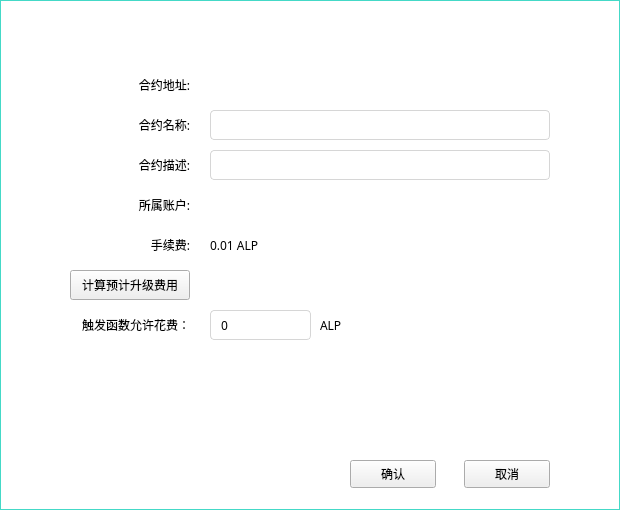
<?xml version="1.0" encoding="UTF-8"?>
<ui version="4.0">
 <class>UpgradeDialog</class>
 <widget class="QDialog" name="UpgradeDialog">
  <property name="geometry">
   <rect>
    <x>0</x>
    <y>0</y>
    <width>620</width>
    <height>510</height>
   </rect>
  </property>
  <property name="font">
   <font>
    <family>微软雅黑</family>
   </font>
  </property>
  <property name="windowTitle">
   <string>Dialog</string>
  </property>
  <property name="styleSheet">
   <string notr="true">#UpgradeDialog{border:1px solid rgb(68,217,199);background-color:white;}
QLineEdit{border:1px solid rgb(214,214,214);border-radius:4px;padding: 0px 8px 0px 8px;font: 12px &quot;微软雅黑&quot;;}
QLabel{font: 12px &quot;微软雅黑&quot;;}</string>
  </property>
  <widget class="QLabel" name="label_2">
   <property name="geometry">
    <rect>
     <x>50</x>
     <y>110</y>
     <width>140</width>
     <height>30</height>
    </rect>
   </property>
   <property name="text">
    <string>合约名称:</string>
   </property>
   <property name="alignment">
    <set>Qt::AlignRight|Qt::AlignTrailing|Qt::AlignVCenter</set>
   </property>
  </widget>
  <widget class="QLabel" name="label_3">
   <property name="geometry">
    <rect>
     <x>50</x>
     <y>150</y>
     <width>140</width>
     <height>30</height>
    </rect>
   </property>
   <property name="text">
    <string>合约描述:</string>
   </property>
   <property name="alignment">
    <set>Qt::AlignRight|Qt::AlignTrailing|Qt::AlignVCenter</set>
   </property>
  </widget>
  <widget class="QLabel" name="label_4">
   <property name="geometry">
    <rect>
     <x>50</x>
     <y>230</y>
     <width>140</width>
     <height>30</height>
    </rect>
   </property>
   <property name="text">
    <string>手续费:</string>
   </property>
   <property name="alignment">
    <set>Qt::AlignRight|Qt::AlignTrailing|Qt::AlignVCenter</set>
   </property>
  </widget>
  <widget class="QLabel" name="label_5">
   <property name="geometry">
    <rect>
     <x>210</x>
     <y>230</y>
     <width>120</width>
     <height>30</height>
    </rect>
   </property>
   <property name="text">
    <string>0.01 ALP</string>
   </property>
  </widget>
  <widget class="QToolButton" name="okBtn">
   <property name="geometry">
    <rect>
     <x>350</x>
     <y>460</y>
     <width>86</width>
     <height>28</height>
    </rect>
   </property>
   <property name="font">
    <font>
     <family>微软雅黑</family>
     <pointsize>9</pointsize>
     <weight>50</weight>
     <italic>false</italic>
     <bold>false</bold>
    </font>
   </property>
   <property name="styleSheet">
    <string notr="true">font: 9pt &quot;微软雅黑&quot;;</string>
   </property>
   <property name="text">
    <string>确认</string>
   </property>
  </widget>
  <widget class="QToolButton" name="cancelBtn">
   <property name="geometry">
    <rect>
     <x>464</x>
     <y>460</y>
     <width>86</width>
     <height>28</height>
    </rect>
   </property>
   <property name="font">
    <font>
     <family>微软雅黑</family>
     <pointsize>9</pointsize>
     <weight>50</weight>
     <italic>false</italic>
     <bold>false</bold>
    </font>
   </property>
   <property name="styleSheet">
    <string notr="true">font: 9pt &quot;微软雅黑&quot;;</string>
   </property>
   <property name="text">
    <string>取消</string>
   </property>
  </widget>
  <widget class="QLabel" name="label_6">
   <property name="geometry">
    <rect>
     <x>50</x>
     <y>190</y>
     <width>140</width>
     <height>30</height>
    </rect>
   </property>
   <property name="text">
    <string>所属账户:</string>
   </property>
   <property name="alignment">
    <set>Qt::AlignRight|Qt::AlignTrailing|Qt::AlignVCenter</set>
   </property>
  </widget>
  <widget class="QLabel" name="ownerAccountLabel">
   <property name="geometry">
    <rect>
     <x>210</x>
     <y>190</y>
     <width>320</width>
     <height>30</height>
    </rect>
   </property>
   <property name="text">
    <string/>
   </property>
  </widget>
  <widget class="QLabel" name="label_8">
   <property name="geometry">
    <rect>
     <x>50</x>
     <y>70</y>
     <width>140</width>
     <height>30</height>
    </rect>
   </property>
   <property name="text">
    <string>合约地址:</string>
   </property>
   <property name="alignment">
    <set>Qt::AlignRight|Qt::AlignTrailing|Qt::AlignVCenter</set>
   </property>
  </widget>
  <widget class="QLabel" name="addressLabel">
   <property name="geometry">
    <rect>
     <x>210</x>
     <y>70</y>
     <width>381</width>
     <height>30</height>
    </rect>
   </property>
   <property name="text">
    <string/>
   </property>
   <property name="textInteractionFlags">
    <set>Qt::LinksAccessibleByMouse|Qt::TextSelectableByMouse</set>
   </property>
  </widget>
  <widget class="QLineEdit" name="nameLineEdit">
   <property name="geometry">
    <rect>
     <x>210</x>
     <y>110</y>
     <width>340</width>
     <height>30</height>
    </rect>
   </property>
  </widget>
  <widget class="QLineEdit" name="descriptionLineEdit">
   <property name="geometry">
    <rect>
     <x>210</x>
     <y>150</y>
     <width>340</width>
     <height>30</height>
    </rect>
   </property>
  </widget>
  <widget class="QLabel" name="label_7">
   <property name="geometry">
    <rect>
     <x>20</x>
     <y>5</y>
     <width>81</width>
     <height>30</height>
    </rect>
   </property>
   <property name="font">
    <font>
     <family>微软雅黑</family>
     <pointsize>-1</pointsize>
     <weight>50</weight>
     <italic>false</italic>
     <bold>false</bold>
    </font>
   </property>
   <property name="styleSheet">
    <string notr="true">font: 14px &quot;微软雅黑&quot;;
color: rgb(255, 255, 255);</string>
   </property>
   <property name="text">
    <string>升级合约</string>
   </property>
  </widget>
  <widget class="QToolButton" name="closeBtn">
   <property name="geometry">
    <rect>
     <x>589</x>
     <y>12</y>
     <width>16</width>
     <height>16</height>
    </rect>
   </property>
   <property name="font">
    <font>
     <family>微软雅黑</family>
    </font>
   </property>
   <property name="cursor">
    <cursorShape>PointingHandCursor</cursorShape>
   </property>
   <property name="styleSheet">
    <string notr="true">QToolButton{background-image:url(:pic2/close5.png);background-repeat: repeat-xy;background-position: center;background-attachment: fixed;background-clip: padding;border-style: flat;}</string>
   </property>
   <property name="text">
    <string/>
   </property>
  </widget>
  <widget class="QToolButton" name="estimateBtn">
   <property name="geometry">
    <rect>
     <x>70</x>
     <y>270</y>
     <width>120</width>
     <height>30</height>
    </rect>
   </property>
   <property name="font">
    <font>
     <family>微软雅黑</family>
     <pointsize>9</pointsize>
     <weight>50</weight>
     <italic>false</italic>
     <bold>false</bold>
    </font>
   </property>
   <property name="styleSheet">
    <string notr="true">font: 9pt &quot;微软雅黑&quot;;</string>
   </property>
   <property name="text">
    <string>计算预计升级费用</string>
   </property>
  </widget>
  <widget class="QLabel" name="label_9">
   <property name="geometry">
    <rect>
     <x>30</x>
     <y>310</y>
     <width>160</width>
     <height>30</height>
    </rect>
   </property>
   <property name="text">
    <string>触发函数允许花费：</string>
   </property>
   <property name="alignment">
    <set>Qt::AlignRight|Qt::AlignTrailing|Qt::AlignVCenter</set>
   </property>
  </widget>
  <widget class="QLabel" name="costLabel">
   <property name="geometry">
    <rect>
     <x>210</x>
     <y>270</y>
     <width>130</width>
     <height>30</height>
    </rect>
   </property>
   <property name="text">
    <string/>
   </property>
  </widget>
  <widget class="QLineEdit" name="onUpgradeAmountLineEdit">
   <property name="geometry">
    <rect>
     <x>210</x>
     <y>310</y>
     <width>101</width>
     <height>30</height>
    </rect>
   </property>
   <property name="text">
    <string>0</string>
   </property>
  </widget>
  <widget class="QLabel" name="label_10">
   <property name="geometry">
    <rect>
     <x>320</x>
     <y>310</y>
     <width>51</width>
     <height>30</height>
    </rect>
   </property>
   <property name="text">
    <string>ALP</string>
   </property>
   <property name="alignment">
    <set>Qt::AlignLeading|Qt::AlignLeft|Qt::AlignVCenter</set>
   </property>
  </widget>
 </widget>
 <resources/>
 <connections/>
</ui>
